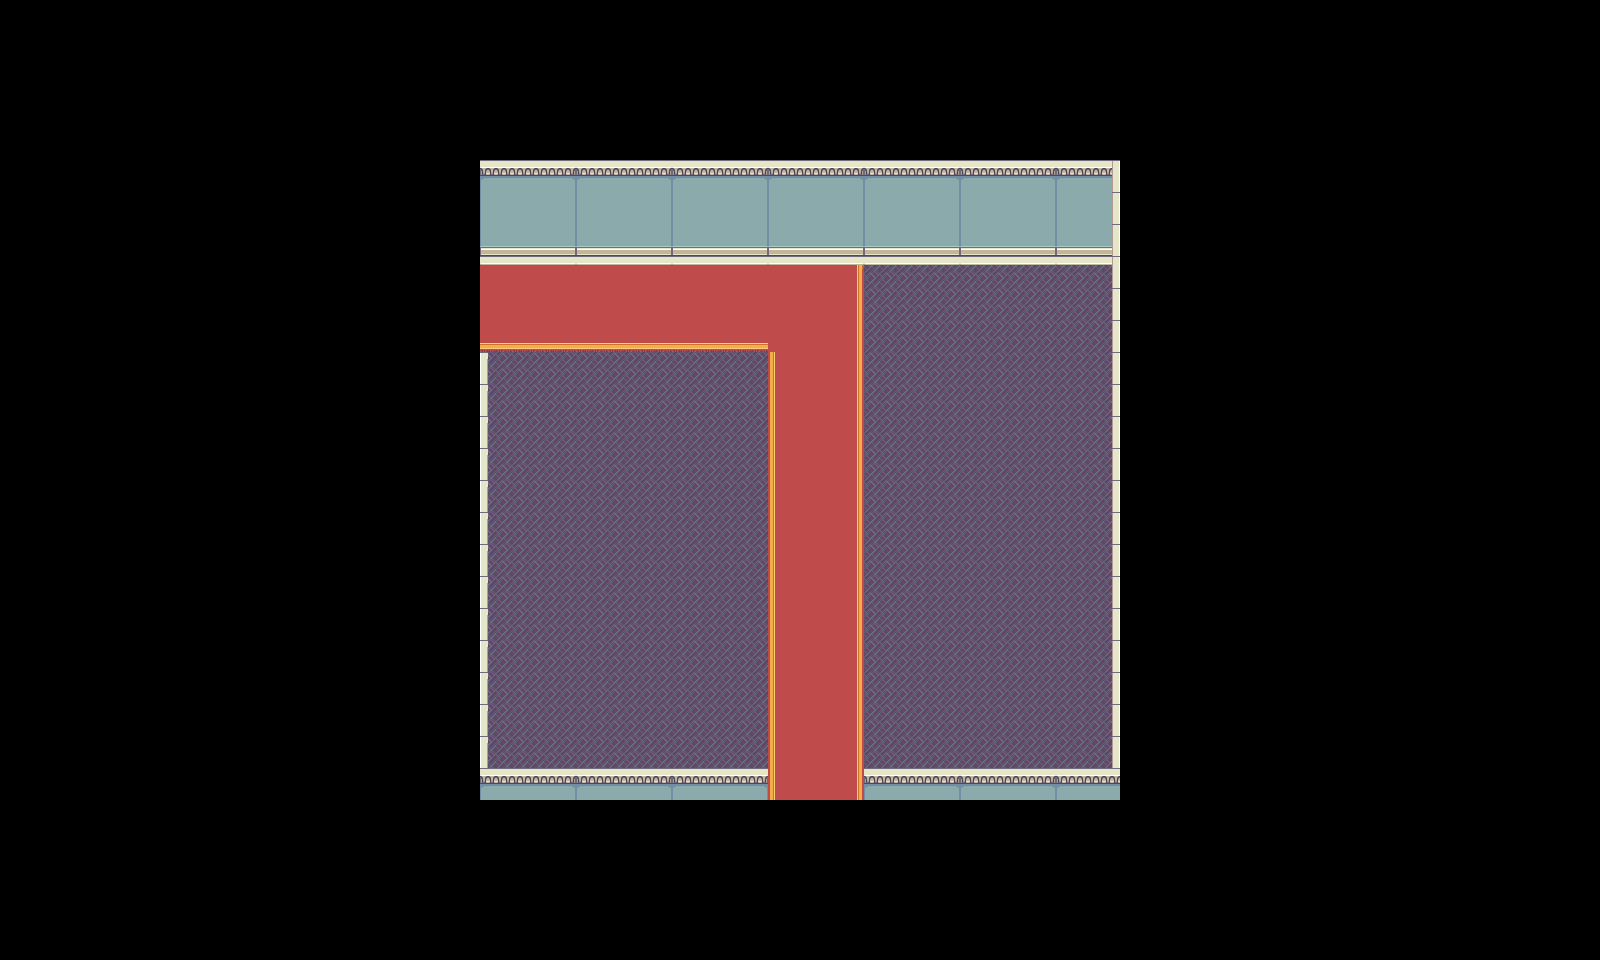

This game map was drawn from its Tiled (.tmx) file and the tilesets committed beside it. A one-line description and the trimmed map source follow:
An orthogonal 50x30 tile map with 32x32 px tiles, 3 tile layers (floor, walls, columns), 4 tilesets and 7 objects (5x wall, Player, transition).

<map version="1.2" tiledversion="1.3.3" orientation="orthogonal" renderorder="right-down" width="50" height="30" tilewidth="32" tileheight="32" infinite="0" nextlayerid="5" nextobjectid="11">
 <tileset firstgid="1" source="../map1/grass.tsx" />
 <tileset firstgid="19" source="castle.tsx" />
 <tileset firstgid="39" source="inside.tsx" />
 <tileset firstgid="139" source="castlefloors.tsx" />
 <layer id="1" name="floor" width="50" height="30">
  <data>[1500 cells, 400 non-empty, 8 distinct tile ids]</data>
 </layer>
 <layer id="2" name="walls" width="50" height="30">
  <data>[1500 cells, 80 non-empty, 12 distinct tile ids]</data>
 </layer>
 <layer id="3" name="columns" width="50" height="30">
  <data>[1500 cells, 49 non-empty, 5 distinct tile ids]</data>
 </layer>
 <objectgroup id="4" name="walls">
  <object id="1" name="wall" x="480" y="768" width="288" height="32" />
  <object id="4" name="wall" x="480" y="352" width="8" height="416" />
  <object id="5" name="wall" x="1112" y="168" width="8" height="600" />
  <object id="6" name="wall" x="480" y="160" width="632" height="104" />
  <object id="7" name="wall" x="856" y="768" width="264" height="32" />
  <object id="8" name="Player" x="504" y="288" width="32" height="32" />
  <object id="10" name="transition" x="432" y="264" width="24" height="80">
   <properties>
    <property name="goto" value="maps/map1/map1.tmx" />
   </properties>
  </object>
 </objectgroup>
</map>
